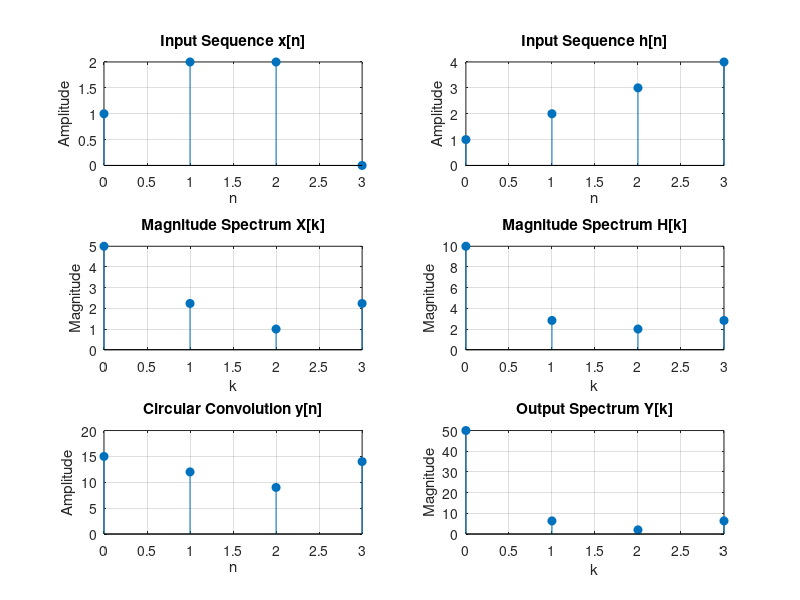

The MATLAB source for this figure:

clc;
clear;
close all;
% Input sequences
x = [1 2 2];
h = [1 2 3 4];
% Length of DFT
N = max(length(x), length(h));
% Zero padding
x = [x zeros(1, N-length(x))];
h = [h zeros(1, N-length(h))];

% DFT of input sequences
X = fft(x, N);
H = fft(h, N);

% Multiplication in frequency domain
Y = X .* H;

% IDFT to obtain circular convolution
y = ifft(Y, N);

% Display results
disp('DFT of x[n]:');
disp(X);

disp('DFT of h[n]:');
disp(H);

disp('Circular Convolution using DFT and IDFT:');
disp(real(y));

% Plot input sequences
n = 0:N-1;

figure;

subplot(3,2,1);
stem(n,x,'filled');
title('Input Sequence x[n]');
xlabel('n');
ylabel('Amplitude');
grid on;

subplot(3,2,2);
stem(n,h,'filled');
title('Input Sequence h[n]');
xlabel('n');
ylabel('Amplitude');
grid on;

% Plot magnitude spectrum
subplot(3,2,3);
stem(n,abs(X),'filled');
title('Magnitude Spectrum X[k]');
xlabel('k');
ylabel('Magnitude');
grid on;

subplot(3,2,4);
stem(n,abs(H),'filled');
title('Magnitude Spectrum H[k]');
xlabel('k');
ylabel('Magnitude');
grid on;

% Plot circular convolution
subplot(3,2,5);
stem(n,real(y),'filled');
title('Circular Convolution y[n]');
xlabel('n');
ylabel('Amplitude');
grid on;

% Plot output spectrum
subplot(3,2,6);
stem(n,abs(Y),'filled');
title('Output Spectrum Y[k]');
xlabel('k');
ylabel('Magnitude');
grid on;
